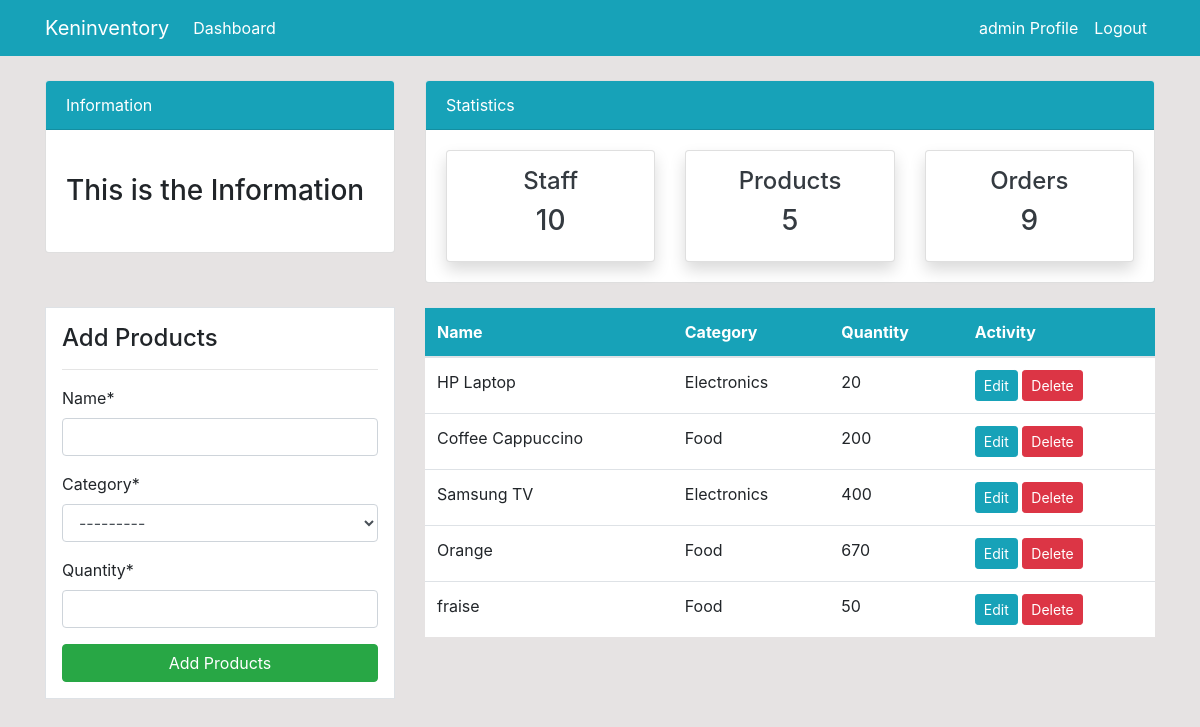
The app's page /product (signed in) with its own data.
### app1/models.py (models this page shows, shortened)
class Product(models.Model):
    name = models.CharField(max_length=100, null=True)
    category = models.CharField(max_length=20, choices=CATEGORY, null=True)
    quantity = models.PositiveIntegerField(null=True)
    class Meta:
        verbose_name_plural = 'Product'

### app1/views.py (the view)
# urls.py: url(r'^product$', views.product, name='product'),
@login_required
def product(request):
    items = Product.objects.all()  # Using ORM
    workers_count = User.objects.all().count()
    product_count = items.count()
    orders_count = Order.objects.all().count()
    if request.method == 'POST':
        form = ProductForm(request.POST)
        if form.is_valid():
            form.save()
            product_name = form.cleaned_data.get('name')
            messages.success(request, f'{product_name} has been added')
            return redirect('product')
    else:
        form = ProductForm()
    context = {
        'items':items,
        'form':form,
        'workers_count': workers_count,
        'orders_count': orders_count,
        'product_count': product_count,
    }
    return render(request, 'product.html', context)

### app1/forms.py
class ProductForm(forms.ModelForm):
    class Meta:
        model = Product
        fields = ['name', 'category', 'quantity']

### app1/templates/product.html (shortened to what this page needs)
{% extends 'base.html' %}
{% block content %}
{% include 'topnav.html' %}
{% load crispy_forms_tags %}
    <div class="container">
        <div class="row my-4">
            <div class="col-md-4">
              <div class="border bg-white p-3">
                <h4>Add Products</h4>
                <hr>
                <form method="POST">
                {{ form|crispy }}
                  <input class="btn btn-success btn-block" type="submit" value="Add Products">
                </form>
              </div>
            </div>
            <div class="col-md-8">
              <table class="table bg-white">
                <thead class="bg-info text-white">
                  <tr>
                    <th scope="col">Name</th>
                    <th scope="col">Category</th>
                    <th scope="col">Quantity</th>
                    <th scope="col">Activity</th>
                  </tr>
                </thead>
                <tbody>
                  {% for item in items %}
                  <tr>
                    <td>{{ item.name }}</td>
                    <td>{{ item.category }}</td>
                    <td>{{ item.quantity }}</td>
                    <td>
                      <a class="btn btn-info btn-sm" href="{% url 'product-update' item.id %}">Edit</a>
                      <a class="btn btn-danger btn-sm" href="{% url 'product-delete' item.id %}">Delete</a>
                    </td>
                  </tr>
                  {% endfor %}
                </tbody>
                  </table>
            </div>
        </div>
      </div>
{% endblock %}

### app1/templates/nav.html (shortened to what this page needs)
    <nav class="navbar navbar-expand-lg navbar-info bg-info">
      {% if user.is_authenticated %}
        <div class="container">
        <a class="navbar-brand text-white" href="{% url 'index' %}">Keninventory</a>
        <div class="collapse navbar-collapse" id="navbarSupportedContent">
          <ul class="navbar-nav mr-auto">
            <li class="nav-item active">
              <a class="nav-link text-white" href="{% url 'index' %}">Dashboard <span class="sr-only">(current)</span></a>
            </li>
          </ul>
          <ul class="navbar-nav ml-auto">
            <li class="nav-item active">
              <a class="nav-link text-white" href="{% url 'user-profile' %}"> {{user.username}} Profile <span class="sr-only">(current)</span></a>
            </li>
            <li class="nav-item">
              <a class="nav-link text-white" href="{% url 'user-logout' %}">Logout</a>
            </li>
          </ul>
          {% endif %}
        </div>
        </div>
      </nav>

### app1/static/style.css (style rules this page uses)
body { background:rgb(230, 227, 227); }

### records on screen
Product: name "HP Laptop", category "Electronics", quantity "20"
Product: name "Coffee Cappuccino", category "Food", quantity "200"
Product: name "Samsung TV", category "Electronics", quantity "400"
Product: name "Orange", category "Food", quantity "670"
Product: name "fraise", category "Food", quantity "50"

### other values on screen
{{ user.username }} "admin"
{{ workers_count }} "10"
{{ product_count }} "5"
{{ orders_count }} "9"
